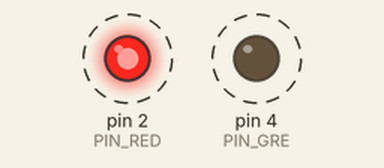
Bench run of a sketch on a simulated Arduino Uno, built with avr-gcc and run on an emulated ATmega328P. Parts: output pins drawn as LEDs (lit = HIGH). Dashed ring = blinking.

Above: at 0.5 s.
Timing chart, 0 to 4.6 s (numbered marks = the images above):
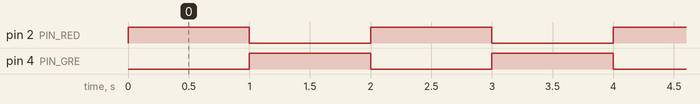

Measured:
- by itself, pin 2 (PIN_RED), pin 4 (PIN_GRE): alternates HIGH for 1.0 s and LOW for 1.0 s

The sketch:

1.exLED.ino
```cpp
/*  -------------------------
 * |  ADC1 |  ADC0 |  PWM1 |
 * | A3,A2 | A1,A0 | D6,D9 |
 * -------------------------
 * |*GPIO0 |*GPIO1 |  PWM0 |
 * | D2,D4 | D7,D8 | D3,D5 |
 * -------------------------
 * |  UART |  SPI  |  I2C  |
 * ------------------------- */

// LED : GPIO 0
#define PIN_RED 2   // 7 at GPIO 1
#define PIN_GRE 4   // 8 at GPIO 1

void setup()
{
  pinMode(PIN_RED, OUTPUT);
  pinMode(PIN_GRE, OUTPUT);
}

void loop()
{
  digitalWrite(PIN_RED, HIGH);
  digitalWrite(PIN_GRE, LOW);
  delay(1000);

  digitalWrite(PIN_RED, LOW);
  digitalWrite(PIN_GRE, HIGH);
  delay(1000);
}
```
